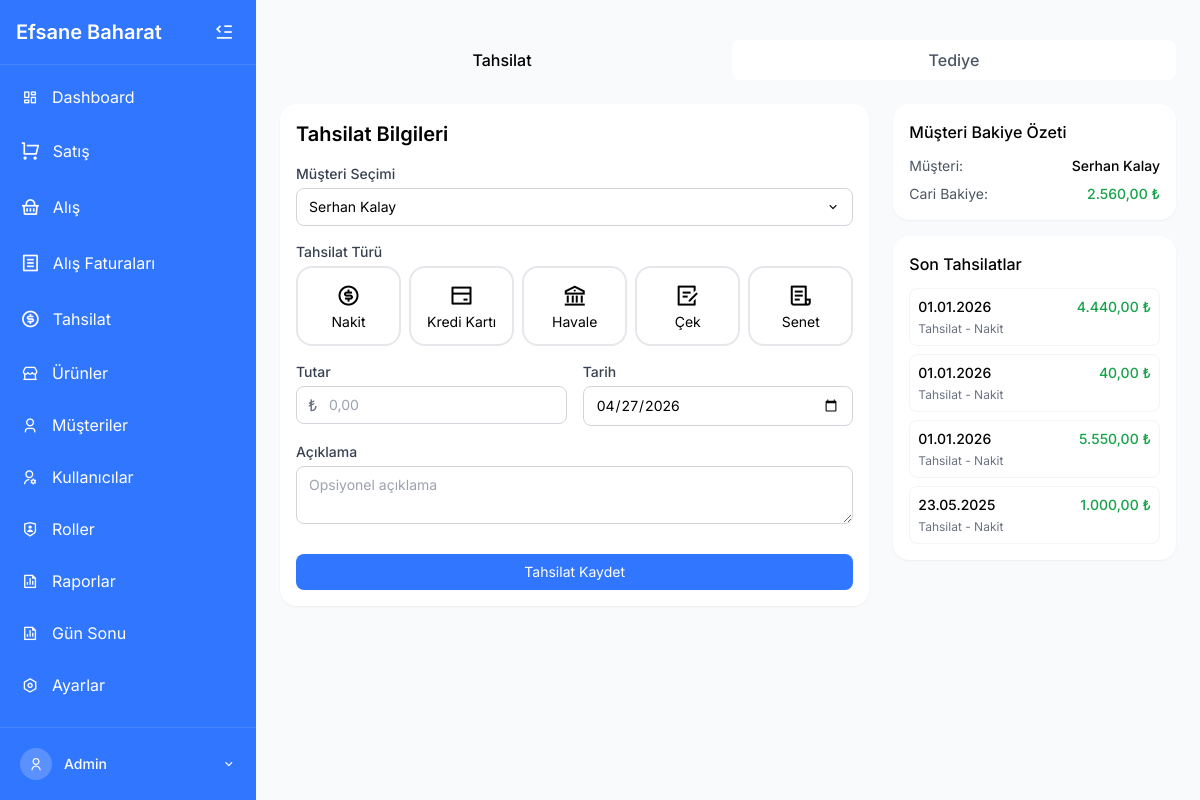
The app's page /tahsilat.php?musteri_id=1 (signed in) with its own data.
### tables this page shows
CREATE TABLE `musteriler` (
  `id` int(11) NOT NULL,
  `musteri_kodu` varchar(20) DEFAULT NULL,
  `ad` varchar(100) NOT NULL,
  `soyad` varchar(100) DEFAULT NULL,
  `telefon` varchar(20) DEFAULT NULL,
  `adres` text DEFAULT NULL,
  `vergi_no` varchar(50) DEFAULT NULL,
  `tip_id` int(11) DEFAULT NULL,
  `cari_bakiye` decimal(10,2) NOT NULL DEFAULT 0.00,
  `usd_bakiye` decimal(10,2) NOT NULL DEFAULT 0.00,
  `eur_bakiye` decimal(10,2) NOT NULL DEFAULT 0.00,
  `gbp_bakiye` decimal(10,2) NOT NULL DEFAULT 0.00,
  `aktif` tinyint(1) NOT NULL DEFAULT 1,
  `email` varchar(255) DEFAULT NULL,
  `vergi_dairesi` varchar(100) DEFAULT NULL,
  `created_at` timestamp NOT NULL DEFAULT current_timestamp(),
  `updated_at` timestamp NOT NULL DEFAULT current_timestamp() ON UPDATE current_timestamp(),
  `notlar` text DEFAULT NULL
);

CREATE TABLE `odeme_tahsilat` (
  `id` int(11) NOT NULL,
  `islem_turu` enum('tahsilat','odeme','tediye') NOT NULL,
  `musteri_id` int(11) DEFAULT NULL,
  `tedarikci_id` int(11) DEFAULT NULL,
  `fatura_id` int(11) DEFAULT NULL,
  `tutar` decimal(10,2) NOT NULL,
  `odeme_turu` enum('nakit','kredi_karti','havale','cek','senet','diger') NOT NULL DEFAULT 'nakit',
  `aciklama` text DEFAULT NULL,
  `islem_tarihi` date NOT NULL,
  `banka_id` int(11) DEFAULT NULL,
  `evrak_no` varchar(50) DEFAULT NULL,
  `kullanici_id` int(11) DEFAULT NULL,
  `onay_durumu` enum('bekliyor','onaylandi','reddedildi') NOT NULL DEFAULT 'bekliyor',
  `onayli` tinyint(1) NOT NULL DEFAULT 0,
  `created_at` timestamp NOT NULL DEFAULT current_timestamp(),
  `odeme_yontemi` varchar(50) NOT NULL DEFAULT 'Nakit'
);

### guncelbakiye.php (called while the page is built, shortened)
<?php
if (!function_exists('hesaplaGuncelBakiye')) {
    function hesaplaGuncelBakiye($pdo, $musteri_id) {
        $stmtSatis = $pdo->prepare("
            SELECT COALESCE(SUM(toplam_tutar), 0) AS toplam
            FROM faturalar
            WHERE musteri_id = :musteri_id
              AND fatura_turu = 'satis'
              AND para_birimi = 'TRY'
              AND iptal = 0
        ");
        $stmtSatis->execute([':musteri_id' => $musteri_id]);
        $satislar = $stmtSatis->fetchColumn();
        $stmtAlis = $pdo->prepare("
            SELECT COALESCE(SUM(toplam_tutar), 0) AS toplam
            FROM faturalar
            WHERE musteri_id = :musteri_id
              AND fatura_turu = 'alis'
              AND para_birimi = 'TRY'
              AND iptal = 0
        ");
        $stmtAlis->execute([':musteri_id' => $musteri_id]);
        $alislar = $stmtAlis->fetchColumn();
        $stmtTahsilat = $pdo->prepare("
            SELECT COALESCE(SUM(tutar), 0) AS toplam
            FROM odeme_tahsilat
            WHERE musteri_id = :musteri_id
              AND islem_turu = 'tahsilat'
              AND onayli = 1
        ");
        $stmtTahsilat->execute([':musteri_id' => $musteri_id]);
        $tahsilatlar = $stmtTahsilat->fetchColumn();
        $stmtTediye = $pdo->prepare("
            SELECT COALESCE(SUM(tutar), 0) AS toplam
            FROM odeme_tahsilat
            WHERE musteri_id = :musteri_id
              AND islem_turu = 'tediye'
              AND onayli = 1
        ");
        $stmtTediye->execute([':musteri_id' => $musteri_id]);
        $tediyeler = $stmtTediye->fetchColumn();
        return $satislar - $alislar - $tahsilatlar + $tediyeler;
    }
}

### tahsilat.php (the view, shortened to what this page needs)
<?php
include 'includes/header.php';
$selectedMusteriID = isset($_GET['musteri_id']) ? $_GET['musteri_id'] : null;
$selectedMusteriName = 'Müşteri Seçiniz';
$cariBakiye = 0;
if($selectedMusteriID){
    $stmtOne = $pdo->prepare("SELECT * FROM musteriler WHERE id=:id");
    $stmtOne->execute([':id'=>$selectedMusteriID]);
    $rowM = $stmtOne->fetch(PDO::FETCH_ASSOC);
    if($rowM){
       $selectedMusteriName = $rowM['ad'] .' '. $rowM['soyad'];
       require_once 'guncelbakiye.php';
       $cariBakiye = hesaplaGuncelBakiye($pdo, $selectedMusteriID);
    }
}
$lastTahsilatlar = [];
if($selectedMusteriID){
    try {
        $stmtT = $pdo->prepare("
            SELECT
                o.*,
                m.ad,
                m.soyad,
                od.banka_id,
                od.cek_senet_no,
                od.vade_tarihi,
                b.banka_adi
            FROM odeme_tahsilat o
            JOIN musteriler m ON o.musteri_id = m.id
            LEFT JOIN odeme_detay od ON o.id = od.odeme_id
            LEFT JOIN banka_listesi b ON od.banka_id = b.id
            WHERE o.musteri_id = :mid AND o.islem_turu = 'tahsilat'
            ORDER BY o.created_at DESC, o.id DESC
            LIMIT 5
        ");
        $stmtT->execute([':mid' => $selectedMusteriID]);
        $lastTahsilatlar = $stmtT->fetchAll(PDO::FETCH_ASSOC);
    } catch(Exception $e){
    }
}
?>
<div class="p-4 sm:p-6">
  <div class="flex space-x-1 sm:space-x-2 mb-4 sm:mb-6">
    <button
      id="tahsilat-tab"
      class="tab-active flex-1 py-2 !rounded-button text-sm sm:text-base font-medium transition-all"
    >
      Tahsilat
    </button>
    <button
      id="tediye-tab"
      class="flex-1 py-2 !rounded-button text-sm sm:text-base font-medium bg-white text-gray-600 hover:bg-gray-100 transition-all"
    >
      Tediye
    </button>
  </div>
  <div class="grid grid-cols-1 lg:grid-cols-3 gap-3 sm:gap-4 lg:gap-6">
    <div class="col-span-2">
      <div class="bg-white rounded-lg p-3 sm:p-4 shadow-sm mb-4 sm:mb-6">
        <h2 class="text-lg sm:text-xl font-semibold mb-4">Tahsilat Bilgileri</h2>
        <form method="POST" action="">
          <div class="mb-4">
            <label class="block text-xs sm:text-sm font-medium text-gray-700 mb-1">Müşteri Seçimi</label>
            <div class="relative">
              <button
                type="button"
                id="customer-select"
                class="w-full text-left px-3 py-2 border border-gray-300 !rounded-button flex items-center justify-between text-xs sm:text-sm"
              >
                <span id="selected-customer"><?= htmlspecialchars($selectedMusteriName) ?></span>
                <i class="ri-arrow-down-s-line"></i>
              </button>
            </div>
          </div>
          <div class="mb-4">
            <label class="block text-xs sm:text-sm font-medium text-gray-700 mb-1">Tahsilat Türü</label>
            <div class="grid grid-cols-2 sm:grid-cols-3 md:grid-cols-5 gap-1 sm:gap-2">
              <button type="button" class="payment-type payment-type-active p-2 sm:p-3 border-2 rounded-lg text-center transition-all" data-type="nakit">
                <i class="ri-money-dollar-circle-line text-xl sm:text-2xl mb-1"></i>
                <div class="text-xs sm:text-sm">Nakit</div>
              </button>
              <button type="button" class="payment-type p-2 sm:p-3 border-2 border-gray-200 rounded-lg text-center transition-all" data-type="kredi">
                <i class="ri-bank-card-line text-xl sm:text-2xl mb-1"></i>
                <div class="text-xs sm:text-sm">Kredi Kartı</div>
              </button>
              <button type="button" class="payment-type p-2 sm:p-3 border-2 border-gray-200 rounded-lg text-center transition-all" data-type="havale">
                <i class="ri-bank-line text-xl sm:text-2xl mb-1"></i>
                <div class="text-xs sm:text-sm">Havale</div>
              </button>
              <button type="button" class="payment-type p-2 sm:p-3 border-2 border-gray-200 rounded-lg text-center transition-all" data-type="cek">
                <i class="ri-draft-line text-xl sm:text-2xl mb-1"></i>
                <div class="text-xs sm:text-sm">Çek</div>
              </button>
              <button type="button" class="payment-type p-2 sm:p-3 border-2 border-gray-200 rounded-lg text-center transition-all" data-type="senet">
                <i class="ri-file-list-3-line text-xl sm:text-2xl mb-1"></i>
                <div class="text-xs sm:text-sm">Senet</div>
              </button>
            </div>
          </div>
          <div id="payment-details" class="space-y-4">
            <div class="grid grid-cols-1 sm:grid-cols-2 gap-3 sm:gap-4">
              <div>
                <label class="block text-xs sm:text-sm font-medium text-gray-700 mb-1">Tutar</label>
                <div class="relative">
                  <input
                    type="text"
                    name="tutar"
                    id="tutar"
                    placeholder="0,00"
                    class="w-full pl-8 pr-3 py-2 border border-gray-300 rounded-button focus:outline-none focus:ring-2 focus:ring-primary text-xs sm:text-sm"
                  >
                  <div class="absolute inset-y-0 left-0 pl-3 flex items-center pointer-events-none">
                    <span class="text-gray-500">₺</span>
                  </div>
                </div>
              </div>
              <div>
                <label class="block text-xs sm:text-sm font-medium text-gray-700 mb-1">Tarih</label>
                <input
                  type="date"
                  name="tarih"
                  value="<?= date('Y-m-d') ?>"
                  class="w-full px-3 py-2 border border-gray-300 rounded-button focus:outline-none focus:ring-2 focus:ring-primary text-xs sm:text-sm"
                >
              </div>
            </div>
            <div>
              <label class="block text-xs sm:text-sm font-medium text-gray-700 mb-1">Açıklama</label>
              <textarea
                name="aciklama"
                rows="2"
                placeholder="Opsiyonel açıklama"
                class="w-full px-3 py-2 border border-gray-300 rounded-button focus:outline-none focus:ring-2 focus:ring-primary text-xs sm:text-sm"
              ></textarea>
            </div>
            <div class="pt-2">
              <button
                type="submit"
                class="w-full py-2 bg-primary text-white rounded-button hover:bg-primary/90 transition-colors text-xs sm:text-sm"
              >
                Tahsilat Kaydet
              </button>
            </div>
          </div>
        </form>
      </div>
    </div>
    <div class="col-span-1">
      <div class="bg-white rounded-lg p-3 sm:p-4 shadow-sm mb-4">
        <h3 class="font-medium text-sm sm:text-base mb-3">Müşteri Bakiye Özeti</h3>
        <?php if($selectedMusteriID): ?>
        <div class="space-y-2">
          <div class="flex justify-between items-center">
            <span class="text-xs sm:text-sm text-gray-600">Müşteri:</span>
            <span class="text-xs sm:text-sm font-medium"><?= htmlspecialchars($selectedMusteriName) ?></span>
          </div>
          <div class="flex justify-between items-center">
            <span class="text-xs sm:text-sm text-gray-600">Cari Bakiye:</span>
            <span class="text-xs sm:text-sm font-medium <?= $cariBakiye > 0 ? 'text-red-600' : 'text-green-600' ?>">
                <?= number_format(abs($cariBakiye), 2, ',', '.') ?> ₺
            </span>
          </div>
        </div>
        <?php else: ?>
        <div class="text-xs sm:text-sm text-gray-500 italic">
            Bakiye bilgisi için lütfen müşteri seçin.
        </div>
        <?php endif; ?>
      </div>
      <div class="bg-white rounded-lg p-3 sm:p-4 shadow-sm">
        <h3 class="font-medium text-sm sm:text-base mb-3">Son Tahsilatlar</h3>
        <?php if($selectedMusteriID && !empty($lastTahsilatlar)): ?>
        <div class="space-y-2">
          <?php foreach($lastTahsilatlar as $tahsilat): ?>
          <div class="p-2 border border-gray-100 rounded hover:bg-gray-50">
            <div class="flex justify-between items-center">
              <span class="text-xs sm:text-sm font-medium"><?= date('d.m.Y', strtotime($tahsilat['islem_tarihi'])) ?></span>
              <span class="text-xs sm:text-sm font-medium text-green-600"><?= number_format($tahsilat['tutar'], 2, ',', '.') ?> ₺</span>
            </div>
            <div class="flex justify-between items-center mt-1">
              <span class="text-xs text-gray-500">
                <?php
                echo 'Tahsilat - ';
                switch($tahsilat['odeme_turu']) {
                  case 'nakit': echo 'Nakit'; break;
                }
                ?>
              </span>
            </div>
          </div>
          <?php endforeach; ?>
        </div>
        <?php elseif($selectedMusteriID): ?>
        <div class="text-xs sm:text-sm text-gray-500 italic">
          Bu müşteriye ait tahsilat kaydı bulunamadı.
        </div>
        <?php else: ?>
        <div class="text-xs sm:text-sm text-gray-500 italic">
          Tahsilat geçmişi için lütfen müşteri seçin.
        </div>
        <?php endif; ?>
      </div>
    </div>
  </div>
</div>
<?php
include 'includes/footer.php';
?>

### includes/header.php (style rules this page uses)
:where([class^="ri-"])::before { content: "\f3c2"; }
body { font-family: 'Inter', sans-serif; }

### records on screen
musteriler: selectedMusteriName "Serhan Kalay"
odeme_tahsilat: islem_tarihi "01.01.2026", tutar "4.440,00", odeme_turu "Nakit"
odeme_tahsilat: islem_tarihi "01.01.2026", tutar "40,00", odeme_turu "Nakit"
odeme_tahsilat: islem_tarihi "01.01.2026", tutar "5.550,00", odeme_turu "Nakit"
odeme_tahsilat: islem_tarihi "23.05.2025", tutar "1.000,00", odeme_turu "Nakit"

### other values on screen
$_SESSION['kullanici_adi'] "Admin"
abs($cariBakiye) "2.560,00"
